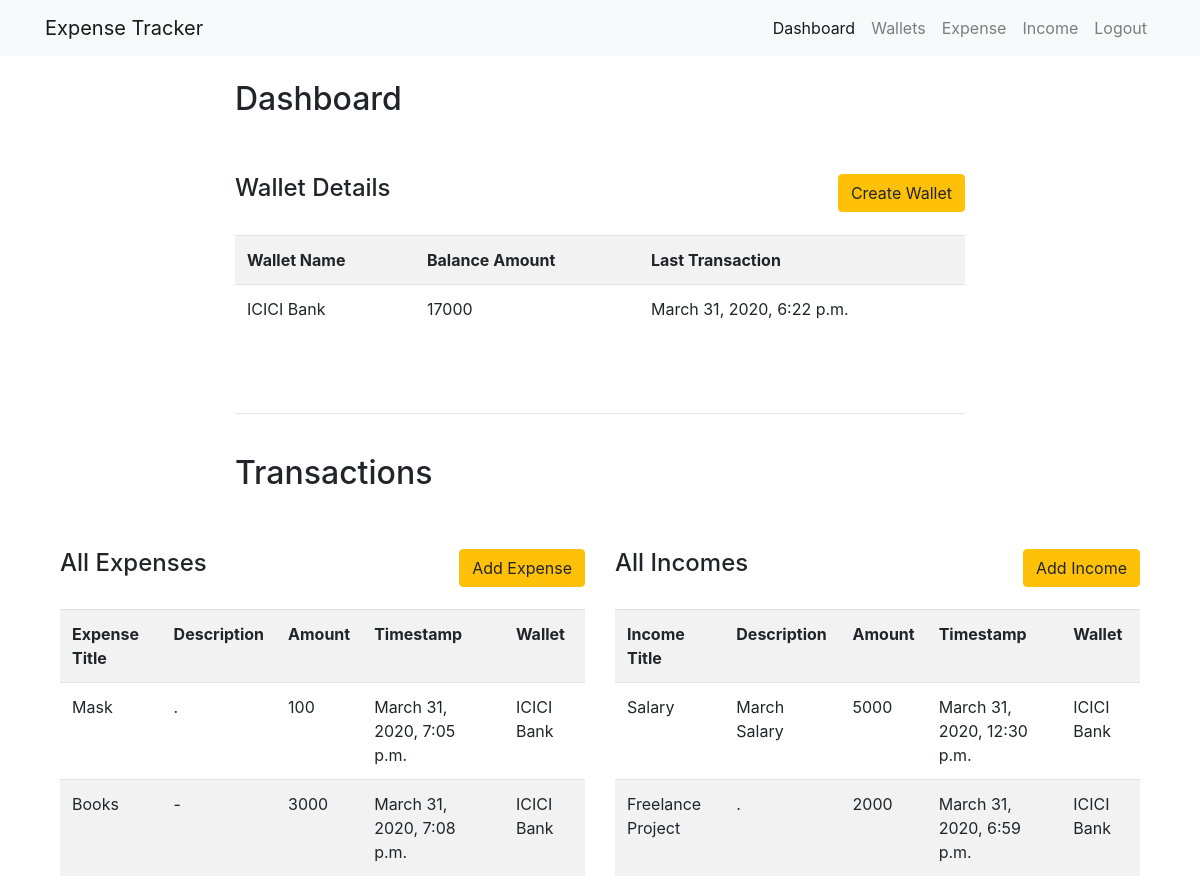
The app's page /dashboard/ (signed in) with its own data.
### tracker/models.py (models this page shows, shortened)
class Wallet(models.Model):
	name = models.CharField(max_length=100)
	balance = models.IntegerField()
	last_transaction = models.DateTimeField()
	user = models.ForeignKey(User, on_delete=models.CASCADE, null=True)
	def __str__(self):
		return self.name

class Expense(models.Model):
	title = models.CharField(max_length=100)
	amount = models.IntegerField()
	timestamp = models.DateTimeField()
	description = models.TextField()
	user = models.ForeignKey(User, on_delete=models.CASCADE, null=True)
	wallet = models.ForeignKey(Wallet, on_delete=models.CASCADE, null=True)

class Income(models.Model):
	title = models.CharField(max_length=100)
	description = models.TextField()
	amount = models.IntegerField()
	timestamp = models.DateTimeField()
	user = models.ForeignKey(User, on_delete=models.CASCADE, null=True)
	wallet = models.ForeignKey(Wallet, on_delete=models.CASCADE, null=True)

### tracker/views.py (the view)
# urls.py: path("dashboard/", dashboard),
def dashboard(request):
	user = request.user
	all_wallets = Wallet.objects.filter(user=user)
	all_expenses = Expense.objects.filter(user=user)
	all_incomes = Income.objects.filter(user=user)
	return render(request, "dashboard.html", {"all_wallets":all_wallets, "all_expenses":all_expenses, "all_incomes":all_incomes})

### tracker/templates/dashboard.html (shortened to what this page needs)
{% extends 'base.html' %}
{% block body %}
	<div class="container">
		<div class="row">
			<div class="col-md-2"></div>
			<div class="col-md-8">
				<div class="heading mt-4">
					<h2>Dashboard</h2>
				</div><br>
				<div class="sub-head mt-4 mb-2">
					<h4 style="display: inline;">Wallet Details</h4>
					<a href="/wallet/"><button class="btn btn-warning" style="float: right;">Create Wallet</button></a>
				</div><br>
				<table class="table table-striped">
					<tr>
						<th>Wallet Name</th>
						<th>Balance Amount</th>
						<th>Last Transaction</th>
					</tr>
					{% for wallet in all_wallets %}
						<tr>
							<td>{{ wallet.name }}</td>
							<td>{{ wallet.balance }}</td>
							<td>{{ wallet.last_transaction }}</td>
						</tr>
					{% endfor %}
				</table>
				<br><br>
				<hr>
				<br>
				<div class="heading">
					<h2>Transactions</h2>
				</div><br>
			</div>
			<div class="col-md-2"></div>
		</div>
	</div>
	<div class="container">
		<div class="container-fluid">
			<div class="row">
				<div class="col-md-6">
					<div class="sub-head mt-4 mb-2">
						<h4 style="display: inline;">All Expenses</h4>
						<a href="/expense/"><button class="btn btn-warning" style="float: right;">Add Expense</button></a>
					</div><br>
					<table class="table table-striped">
						<tr>
							<th>Expense Title</th>
							<th>Description</th>
							<th>Amount</th>
							<th>Timestamp</th>
							<th>Wallet</th>
						</tr>
						{% for expense in all_expenses %}
							<tr>
								<td>{{ expense.title }}</td>
								<td>{{ expense.description }}</td>
								<td>{{ expense.amount }}</td>
								<td>{{ expense.timestamp }}</td>
								<td>{{ expense.wallet }}</td>
							</tr>
						{% endfor %}
					</table>
				</div>
				<div class="col-md-6">
					<div class="sub-head mt-4 mb-2">
						<h4 style="display: inline;">All Incomes</h4>
						<a href="/income/"><button class="btn btn-warning" style="float: right;">Add Income</button></a>
					</div><br>
					<table class="table table-striped">
						<tr>
							<th>Income Title</th>
							<th>Description</th>
							<th>Amount</th>
							<th>Timestamp</th>
							<th>Wallet</th>
						</tr>
						{% for income in all_incomes %}
							<tr>
								<td>{{ income.title }}</td>
								<td>{{ income.description }}</td>
								<td>{{ income.amount }}</td>
								<td>{{ income.timestamp }}</td>
								<td>{{ income.wallet }}</td>
							</tr>
						{% endfor %}
					</table>
				</div>
			</div>
		</div>
	</div>
{% endblock %}

### tracker/templates/base.html (shortened to what this page needs)
<!DOCTYPE html>
<html lang="en">
	<head>
		<link rel="stylesheet" href="https://stackpath.bootstrapcdn.com/bootstrap/4.4.1/css/bootstrap.min.css">
	</head>
	<body>
		<nav class="navbar navbar-expand-lg navbar-light bg-light">
			<div class="container">
				<a class="navbar-brand" href="#">Expense Tracker</a>
				<div class="collapse navbar-collapse" id="navbarNavAltMarkup">
					<div class="navbar-nav ml-auto">
						<a class="nav-item nav-link active" href="/dashboard/">Dashboard</a>
						<a class="nav-item nav-link" href="/wallet/">Wallets</a>
						<a class="nav-item nav-link" href="/expense/">Expense</a>
						<a class="nav-item nav-link" href="/income/">Income</a>
						<a class="nav-item nav-link" href="/signout/">Logout</a>
					</div>
				</div>
			</div>
		</nav>
		{% block body %}
		{% endblock %}
	</body>
</html>

### records on screen
Wallet: name "ICICI Bank", balance "17000", last_transaction "March 31, 2020, 6:22 p.m."
Expense: title "Mask", description ".", amount "100", timestamp "March 31, 2020, 7:05 p.m.", wallet "ICICI Bank"
Expense: title "Books", description "-", amount "3000", timestamp "March 31, 2020, 7:08 p.m.", wallet "ICICI Bank"
Income: title "Salary", description "March Salary", amount "5000", timestamp "March 31, 2020, 12:30 p.m.", wallet "ICICI Bank"
Income: title "Freelance Project", description ".", amount "2000", timestamp "March 31, 2020, 6:59 p.m.", wallet "ICICI Bank"
